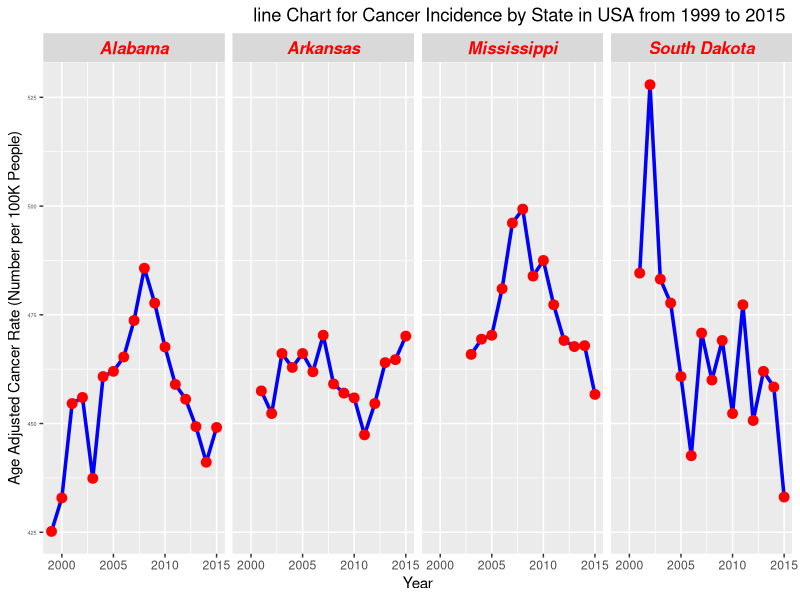

Generate this figure with R:
cancer_incidence_state <- read.csv("cancer_incidence_state.csv")
df <- cancer_incidence_state[cancer_incidence_state$AREA %in% c('Arkansas','Mississippi','South Dakota','Alabama'),]

library(ggplot2)
# Basic line plot with points
ggplot(data=df, aes(x=YEAR, y=AGE_ADJUSTED_RATE, group=AREA)) +
  geom_line(color="blue", size=1.2)+
  geom_point(color="red", size=3)+
  facet_wrap(~AREA, ncol=4)+
  theme(axis.text.y = element_text(size=4),
        strip.text.x = element_text(size=12, color="red",
                                    face="bold.italic"),
        strip.text.y = element_text(size=12, color="red",
                                    face="bold.italic"))+
  ggtitle('                                          line Chart for Cancer Incidence by State in USA from 1999 to 2015')+
  xlab('Year')+
  ylab('Age Adjusted Cancer Rate (Number per 100K People)')
